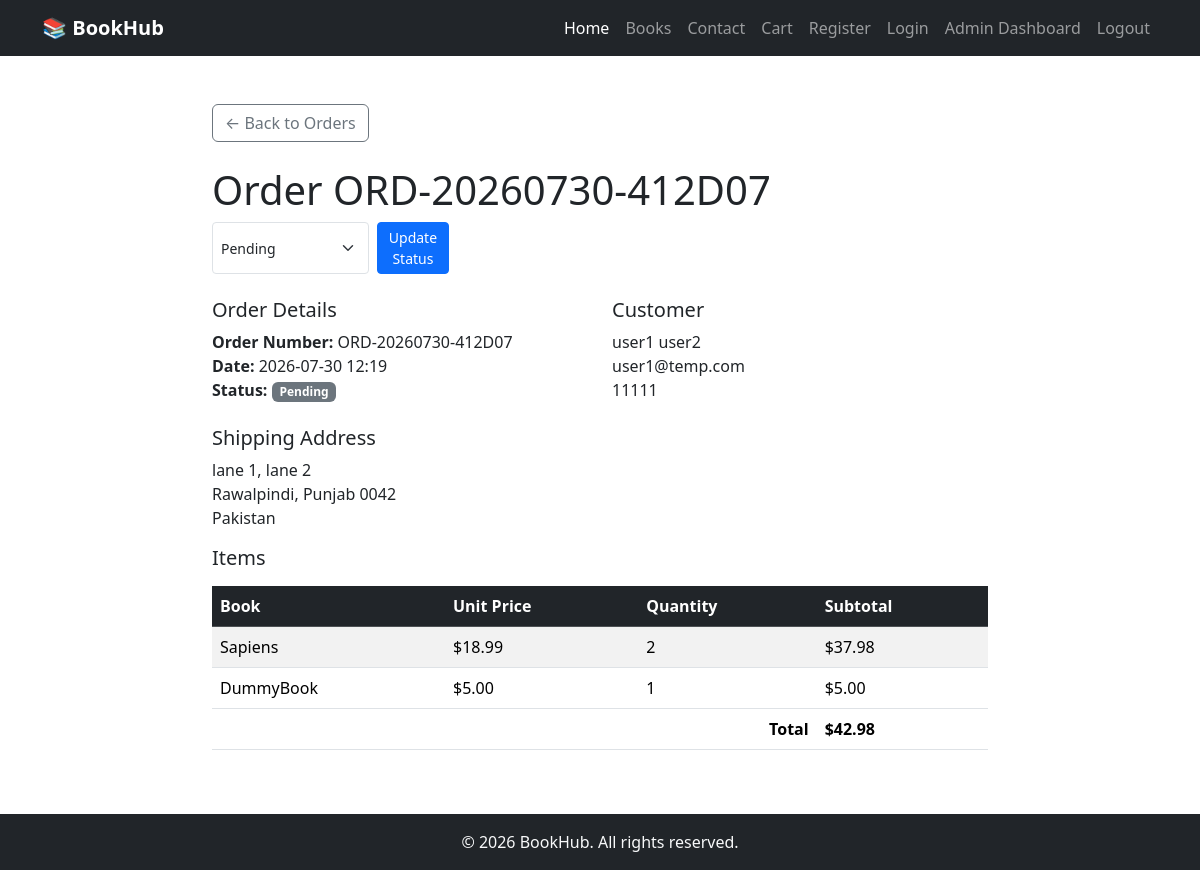
/admin/orders/4 (signed in), run on the app's committed database.
### models.py (models this page shows)
class Order(db.Model):
    __tablename__ = "orders"
    id = db.Column(db.Integer, primary_key=True)
    order_number = db.Column(db.String(20), unique=True, nullable=True)
    customer_id = db.Column(db.Integer, db.ForeignKey("customer.id"), nullable=True)
    customer = db.relationship("Customer", backref="orders")
    full_name = db.Column(db.String(150), nullable=False)
    email = db.Column(db.String(150), nullable=False)
    phone = db.Column(db.String(30), nullable=False)
    address_line1 = db.Column(db.String(255), nullable=False)
    address_line2 = db.Column(db.String(255), nullable=True)
    city = db.Column(db.String(100), nullable=False)
    state = db.Column(db.String(100), nullable=False)
    postal_code = db.Column(db.String(20), nullable=False)
    country = db.Column(db.String(100), nullable=False)
    total = db.Column(db.Float, nullable=False, default=0.0)
    status = db.Column(db.String(20), nullable=False, default="Pending")
    created_at = db.Column(db.DateTime, nullable=False, default=datetime.utcnow)
    items = db.relationship("OrderItem", backref="order", cascade="all, delete-orphan")

class OrderItem(db.Model):
    __tablename__ = "order_items"
    id = db.Column(db.Integer, primary_key=True)
    order_id = db.Column(db.Integer, db.ForeignKey("orders.id", ondelete="CASCADE"), nullable=False)
    book_id = db.Column(db.Integer, db.ForeignKey("book.id"), nullable=True)
    book_title = db.Column(db.String(150), nullable=False)
    unit_price = db.Column(db.Float, nullable=False)
    quantity = db.Column(db.Integer, nullable=False)
    subtotal = db.Column(db.Float, nullable=False)

### app.py (the view)
@app.route("/admin/orders/<int:order_id>")
@login_required
def admin_order_details(order_id):
    order = Order.query.get_or_404(order_id)
    return render_template("admin_order_details.html", order=order, statuses=ORDER_STATUSES)

### app.py (called while the page is built)
def login_required(view_func):
    @wraps(view_func)
    def wrapped_view(*args, **kwargs):
        if not session.get("admin_id"):
            return redirect(url_for("admin_login", next=request.path))
        return view_func(*args, **kwargs)
    return wrapped_view

@app.template_global()
def cart_item_count():
    cart = session.get("cart", {})
    return sum(cart.values())

### templates/admin_order_details.html (shortened to what this page needs)
{% extends "base.html" %}
{% block content %}
<div class="container py-5" style="max-width: 800px;">
    <a href="{{ url_for('admin_orders') }}" class="btn btn-outline-secondary mb-4">&larr; Back to Orders</a>
    <div class="d-flex justify-content-between align-items-start mb-4 flex-wrap gap-2">
        <h1 class="mb-0">Order {{ order.order_number }}</h1>
        <form method="POST" action="{{ url_for('update_order_status', order_id=order.id) }}" class="d-flex gap-2">
            <select name="status" class="form-select form-select-sm">
                {% for status in statuses %}
                <option value="{{ status }}" {% if status == order.status %}selected{% endif %}>{{ status }}</option>
                {% endfor %}
            </select>
            <button type="submit" class="btn btn-sm btn-primary">Update Status</button>
        </form>
    </div>
    <div class="row g-4 mb-4">
        <div class="col-md-6">
            <h5>Order Details</h5>
            <ul class="list-unstyled mb-0">
                <li><strong>Order Number:</strong> {{ order.order_number }}</li>
                <li><strong>Date:</strong> {{ order.created_at.strftime("%Y-%m-%d %H:%M") }}</li>
                <li><strong>Status:</strong> <span class="badge bg-secondary">{{ order.status }}</span></li>
            </ul>
        </div>
        <div class="col-md-6">
            <h5>Customer</h5>
            <ul class="list-unstyled mb-0">
                <li>{{ order.full_name }}</li>
                <li>{{ order.email }}</li>
                <li>{{ order.phone }}</li>
            </ul>
        </div>
    </div>
    <h5>Shipping Address</h5>
    <p>
        {{ order.address_line1 }}{% if order.address_line2 %}, {{ order.address_line2 }}{% endif %}<br>
        {{ order.city }}, {{ order.state }} {{ order.postal_code }}<br>
        {{ order.country }}
    </p>
    <h5 class="mb-3">Items</h5>
    <div class="table-responsive">
        <table class="table table-striped align-middle">
            <thead class="table-dark">
                <tr>
                    <th>Book</th>
                    <th>Unit Price</th>
                    <th>Quantity</th>
                    <th>Subtotal</th>
                </tr>
            </thead>
            <tbody>
                {% for item in order.items %}
                <tr>
                    <td>{{ item.book_title }}</td>
                    <td>${{ "%.2f"|format(item.unit_price) }}</td>
                    <td>{{ item.quantity }}</td>
                    <td>${{ "%.2f"|format(item.subtotal) }}</td>
                </tr>
                {% endfor %}
            </tbody>
            <tfoot>
                <tr>
                    <th colspan="3" class="text-end">Total</th>
                    <th>${{ "%.2f"|format(order.total) }}</th>
                </tr>
            </tfoot>
        </table>
    </div>
</div>
{% endblock %}

### static/css/style.css (style rules this page uses)
body { display: flex; flex-direction: column; min-height: 100vh; }

### data on the page
Order: order_number "ORD-20260730-412D07", status "Pending", created_at "2026-07-30 12:19", full_name "user1 user2", email "user1@temp.com", phone "11111", address_line1 "lane 1", address_line2 "lane 2", city "Rawalpindi", state "Punjab", postal_code "0042", country "Pakistan", total "42.98"
OrderItem: book_title "Sapiens", unit_price "18.99", quantity "2", subtotal "37.98"
OrderItem: book_title "DummyBook", unit_price "5.00", quantity "1", subtotal "5.00"
